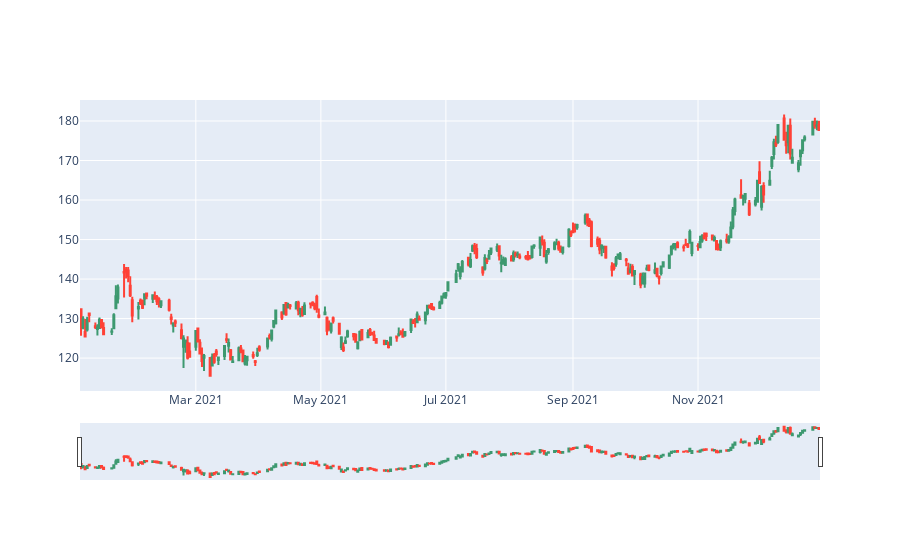

Write notebook code for a chart like this one.
### Code cell
import plotly.graph_objects as go
fig = go.Figure(data=[go.Candlestick(x=df.index,
                open=df['Open'],
                high=df['High'],
                low=df['Low'],
                close=df['Close'])])

fig.show()

### Figure 1 — Plotly figure (JSON) as saved in the notebook; plotly's stock layout.template omitted (floating-point values rounded to 4 significant figures; data arrays with more than 128 entries replaced by an {"elided": "..."} marker saying what was removed)
{"data": [{"close": {"elided": "251 float values"}, "high": {"elided": "251 float values"}, "low": {"elided": "251 float values"}, "open": {"elided": "251 float values"}, "type": "candlestick", "x": {"elided": "251 str values"}}], "layout": {}}
